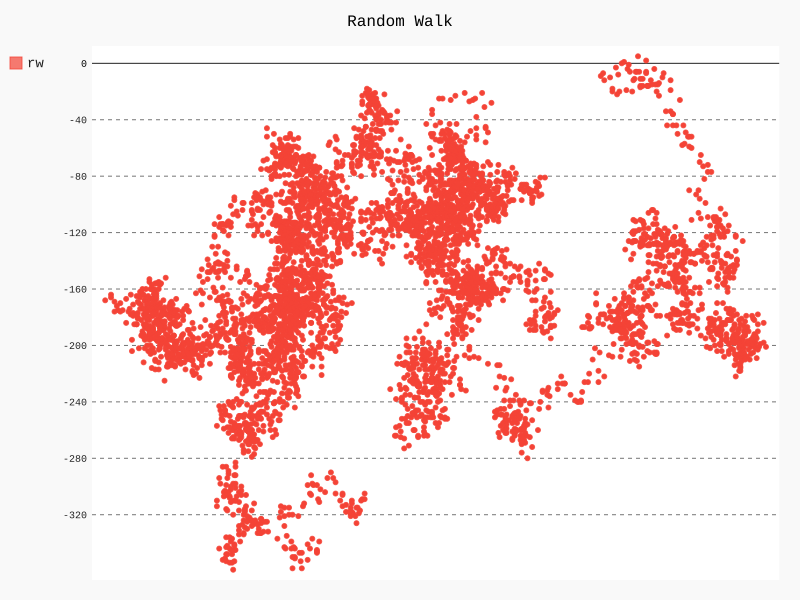

Reproduce this figure in Python.
import pygal

from random_walk import RandomWalk

rw = RandomWalk()

rw.fill_walk()

xy_chart = pygal.XY(stroke=False, show_x_labels=False)
xy_chart.title = 'Random Walk'

list_rw = []

for i in range(1,5000):
	points = (rw.x_values[i],rw.y_values[i])
	list_rw.append(points)
	
xy_chart.add('rw',list_rw)



xy_chart.render_to_file('pyg_rw.svg')
